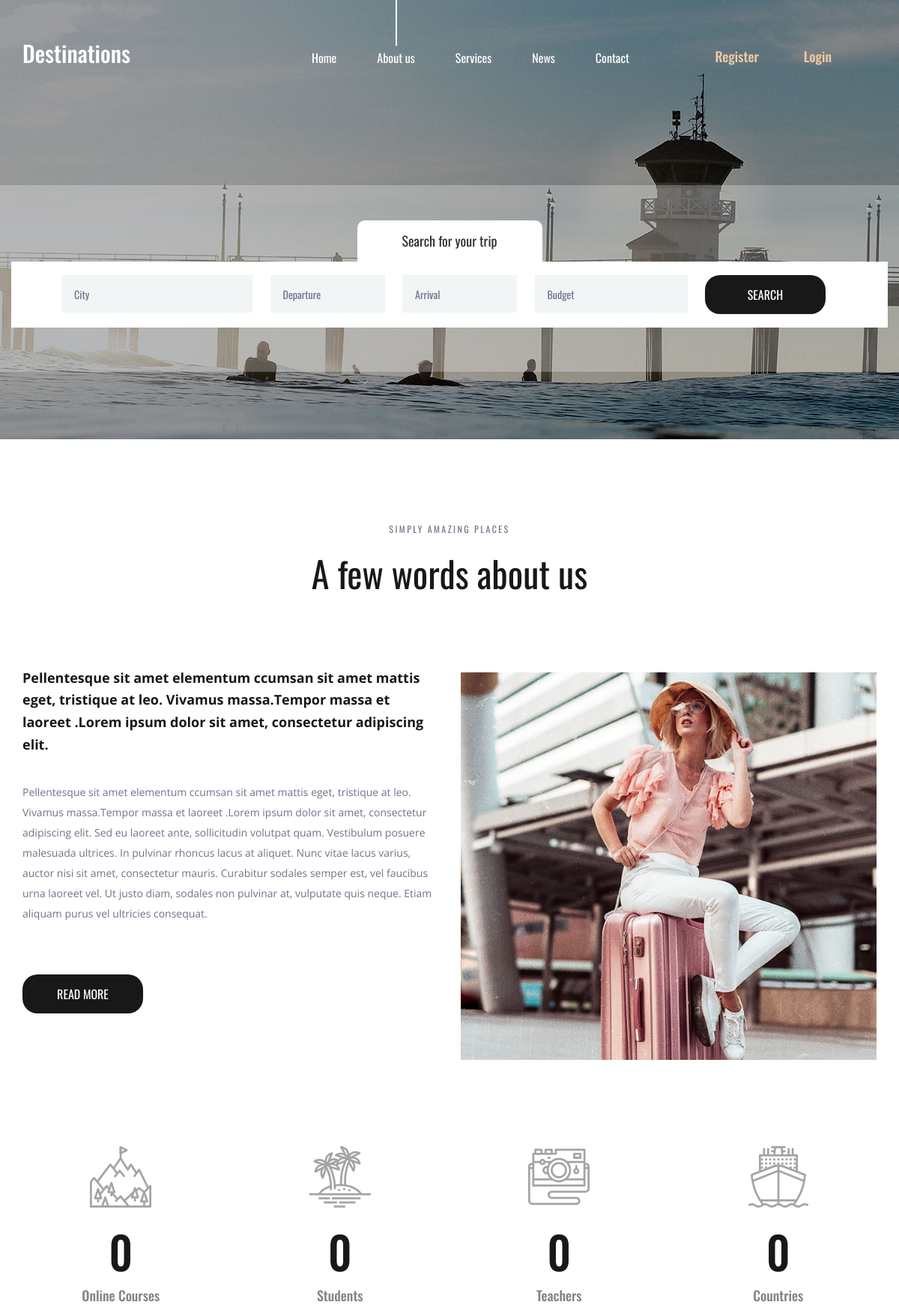
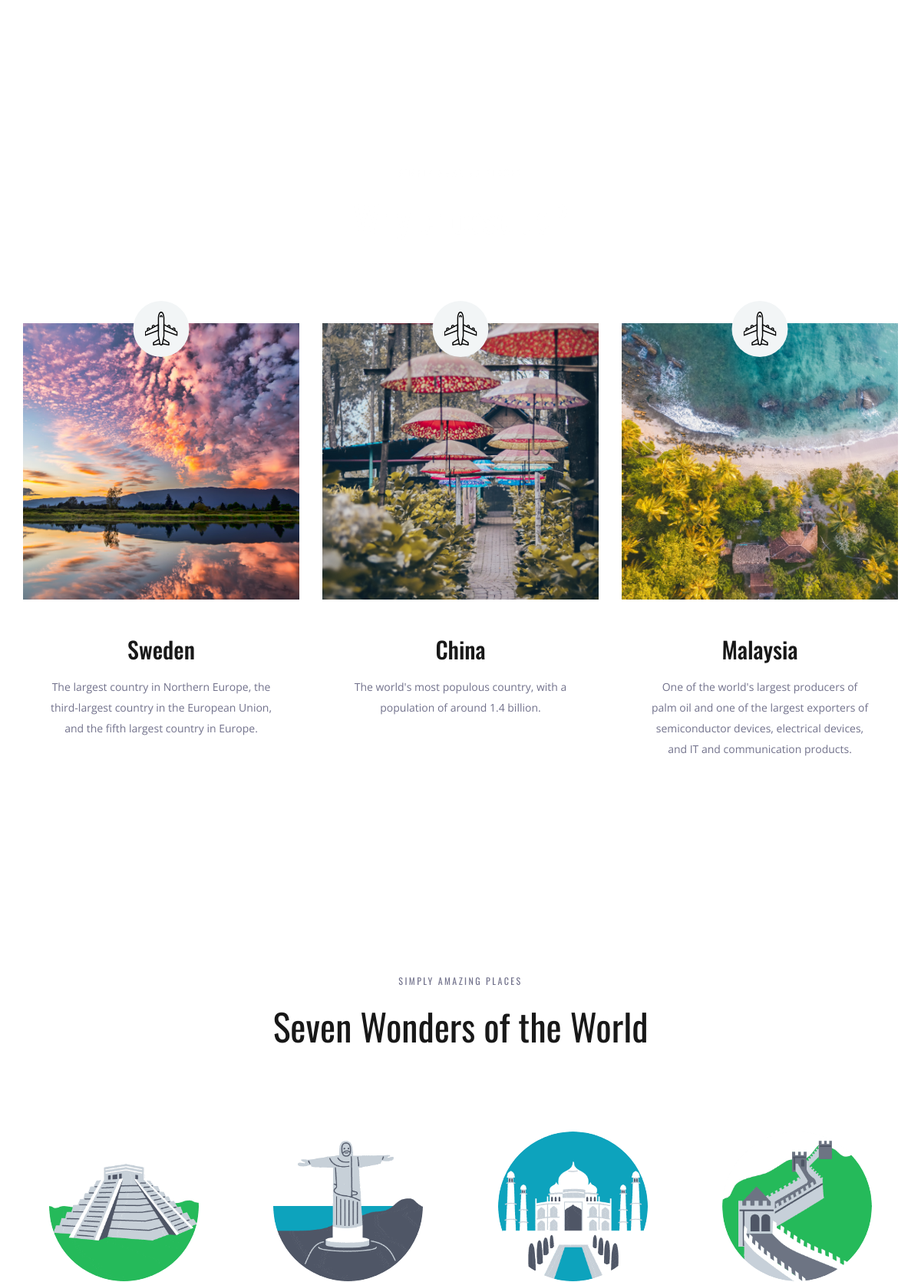
The page / (upper part) on the database its author committed (2 pictures, top to bottom).
### travelapp/models.py (models this page shows, shortened)
class Place(models.Model):
    objects = None
    default = "No Description"
    name = models.CharField(max_length=250, null=True)
    img = models.ImageField(upload_to='pics', null=True)
    desc = models.TextField(null=True)

class seven(models.Model):
    objects = None
    default = "No Description"
    name = models.CharField(max_length=250, null=True)
    img = models.ImageField(upload_to='pics', null=True)
    desc = models.TextField(null=True)

### travelapp/views.py (the view)
# urls.py: path('',views.static,name='static'),
def static(request):
    obj = Place.objects.all()
    obj1 = seven.objects.all()
    return render(request,'index.html',{'res':obj,'res1':obj1})

### template/index.html (shortened to what this page needs)
<!DOCTYPE html>
{% load static %}
<html lang="en">
<head>
<link rel="stylesheet" type="text/css" href="{% static 'styles/bootstrap4/bootstrap.min.css' %}">
<link href="{% static 'plugins/font-awesome-4.7.0/css/font-awesome.min.css' %}" rel="stylesheet" type="text/css">
<link rel="stylesheet" type="text/css" href="{% static 'plugins/OwlCarousel2-2.2.1/owl.carousel.css' %}">
<link rel="stylesheet" type="text/css" href="{% static 'plugins/OwlCarousel2-2.2.1/owl.theme.default.css' %}">
<link rel="stylesheet" type="text/css" href="{% static 'plugins/OwlCarousel2-2.2.1/animate.css' %}">
<link rel="stylesheet" type="text/css" href="{% static 'styles/about.css' %}">
<link rel="stylesheet" type="text/css" href="{% static 'styles/about_responsive.css' %}">
</head>
<body>
<div class="super_container">
	<header class="header">
		<div class="container">
			<div class="row">
				<div class="col">
					<div class="header_content d-flex flex-row align-items-center justify-content-start">
						<div class="header_content_inner d-flex flex-row align-items-end justify-content-start">
							<div class="logo"><a href="index.html">Destinations</a></div>
							<nav class="main_nav">
								<ul class="d-flex flex-row align-items-start justify-content-start">
									<li><a href="#">Home</a></li>
									<li class="active"><a href="#">About us</a></li>
									<li><a href="#">Services</a></li>
									<li><a href="#">News</a></li>
									<li><a href="#">Contact</a></li>
								</ul>
							</nav>
							{% if user.is_authenticated %}
							<div class="header_phone ml-auto"><h3 style="color:rgb(175,238,238)">Hello {{user.username}}</h3></div>
							<div class="header_phone"><a href="logout" style="color:#eecaa2">Logout</a></div>
							{% else %}
							<div class="header_phone ml-auto"><a href="register" style="color:#eecaa2">Register</a></div>
							<div class="header_phone"><a href="login" style="color:#eecaa2">Login</a></div>
							{% endif %}
						</div>
					</div>
				</div>
			</div>
		</div>
	</header>
	<div class="home">
		<div class="background_image" style="background-image:url({% static 'images/about.jpg' %})"></div>
	</div>
	<div class="home_search">
		<div class="container">
			<div class="row">
				<div class="col">
					<div class="home_search_container">
						<div class="home_search_title">Search for your trip</div>
						<div class="home_search_content">
							<form action="#" class="home_search_form" id="home_search_form">
								<div class="d-flex flex-lg-row flex-column align-items-start justify-content-lg-between justify-content-start">
									<input type="text" class="search_input search_input_1" placeholder="City" required="required">
									<input type="text" class="search_input search_input_2" placeholder="Departure" required="required">
									<input type="text" class="search_input search_input_3" placeholder="Arrival" required="required">
									<input type="text" class="search_input search_input_4" placeholder="Budget" required="required">
									<button class="home_search_button">search</button>
								</div>
							</form>
						</div>
					</div>
				</div>
			</div>
		</div>
	</div>
	<div class="about">
		<div class="container">
			<div class="row">
				<div class="col text-center">
					<div class="section_subtitle">simply amazing places</div>
					<div class="section_title"><h2>A few words about us</h2></div>
				</div>
			</div>
			<div class="row about_row">
				<div class="col-lg-6">
					<div class="about_content">
						<div class="text_highlight">Pellentesque sit amet elementum ccumsan sit amet mattis eget, tristique at leo. Vivamus massa.Tempor massa et laoreet .Lorem ipsum dolor sit amet, consectetur adipiscing elit.</div>
						<div class="about_text">
							<p>Pellentesque sit amet elementum ccumsan sit amet mattis eget, tristique at leo. Vivamus massa.Tempor massa et laoreet .Lorem ipsum dolor sit amet, consectetur adipiscing elit. Sed eu laoreet ante, sollicitudin volutpat quam. Vestibulum posuere malesuada ultrices. In pulvinar rhoncus lacus at aliquet. Nunc vitae lacus varius, auctor nisi sit amet, consectetur mauris. Curabitur sodales semper est, vel faucibus urna laoreet vel. Ut justo diam, sodales non pulvinar at, vulputate quis neque. Etiam aliquam purus vel ultricies consequat.</p>
						</div>
						<div class="button about_button"><a href="#">read more</a></div>
					</div>
				</div>
				<div class="col-lg-6">
					<div class="about_image"><img src="{% static 'images/about_1.jpg' %}" alt=""></div>
				</div>
			</div>
		</div>
	</div>
	<div class="milestones">
		<div class="container">
			<div class="row">
				<div class="col-lg-3 milestone_col">
					<div class="milestone text-center">
						<div class="milestone_icon"><img src="{% static 'images/mountain.svg' %}" alt=""></div>
						<div class="milestone_counter" data-end-value="17">0</div>
						<div class="milestone_text">Online Courses</div>
					</div>
				</div>
				<div class="col-lg-3 milestone_col">
					<div class="milestone text-center">
						<div class="milestone_icon"><img src="{% static 'images/island.svg' %}" alt=""></div>
						<div class="milestone_counter" data-end-value="213">0</div>
						<div class="milestone_text">Students</div>
					</div>
				</div>
				<div class="col-lg-3 milestone_col">
					<div class="milestone text-center">
						<div class="milestone_icon"><img src="{% static 'images/camera.svg' %}" alt=""></div>
						<div class="milestone_counter" data-end-value="11923">0</div>
						<div class="milestone_text">Teachers</div>
					</div>
				</div>
				<div class="col-lg-3 milestone_col">
					<div class="milestone text-center">
						<div class="milestone_icon"><img src="{% static 'images/boat.svg' %}" alt=""></div>
						<div class="milestone_counter" data-end-value="15">0</div>
						<div class="milestone_text">Countries</div>
					</div>
				</div>
			</div>
		</div>
	</div>
	<div class="why">
		<div class="parallax_background parallax-window" data-parallax="scroll" data-image-src="{% static 'images/why.jpg' %}" data-speed="0.8"></div>
		<div class="container">
			<div class="row">
				<div class="col text-center">
					<div class="section_subtitle">simply amazing places</div>
					<div class="section_title"><h2>Why choose us?</h2></div>
				</div>
			</div>
			<div class="row why_row">
				{% for i in res %}
				<div class="col-lg-4 why_col">
					<div class="why_item">
						<div class="why_image">
							<img src="{{i.img.url}}" alt="">
							<div class="why_icon d-flex flex-column align-items-center justify-content-center">
								<img src="{% static 'images/why_1.svg' %}" alt="">
							</div>
						</div>
						<div class="why_content text-center">
							<div class="why_title">{{i.name}}</div>
							<div class="why_text">
								<p>{{i.desc}}</p>
							</div>
						</div>
					</div>
				</div>
				{% endfor %}
			</div>
		</div>
	</div>
	<div class="team">
		<div class="container">
			<div class="row">
				<div class="col text-center">
					<div class="section_subtitle">simply amazing places</div>
					<div class="section_title"><h2>Seven Wonders of the World</h2></div>
				</div>
			</div>
			<div class="row team_row">
				{% for i in res1 %}
				<div class="col-xl-3 col-md-6 team_col">
					<div class="team_item d-flex flex-column align-items-center justify-content-start text-center">
						<div class="team_image"><img src="{{i.img.url}}" alt=""></div>
					</div>
				</div>
				{% endfor %}
			</div>
		</div>
	</div>
</div>
</body>
</html>

### rows shown on the page
Place: img (picture), name "Sweden", desc "The largest country in Northern Europe, the third-largest country in the European Union, and the fifth largest country in Europe."
Place: img (picture), name "China", desc "The world's most populous country, with a population of around 1.4 billion."
Place: img (picture), name "Malaysia", desc "One of the world's largest producers of palm oil and one of the largest exporters of semiconductor devices, electrical devices, and IT and communication products."
seven: img (picture)
seven: img (picture)
seven: img (picture)
seven: img (picture)
